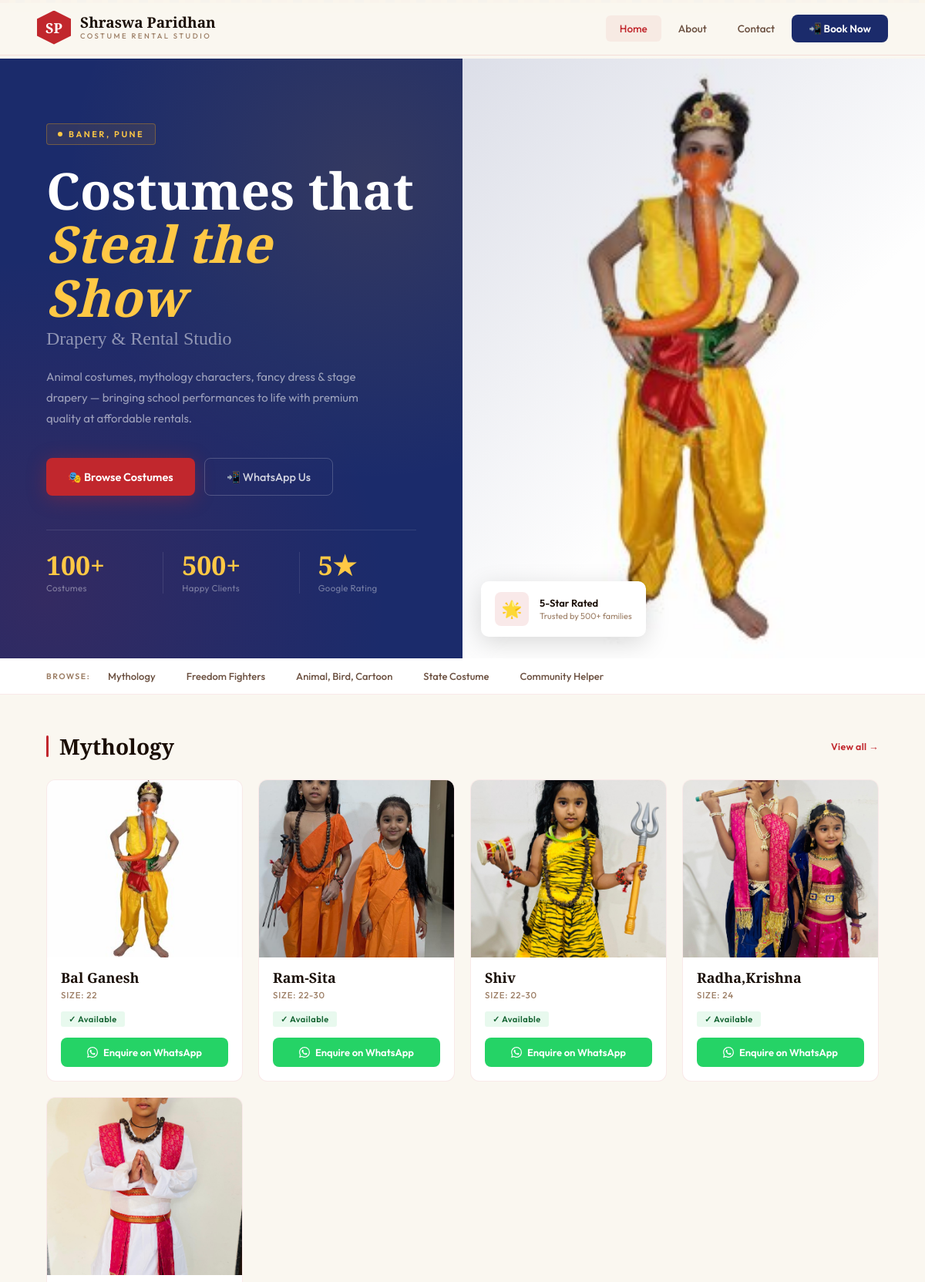
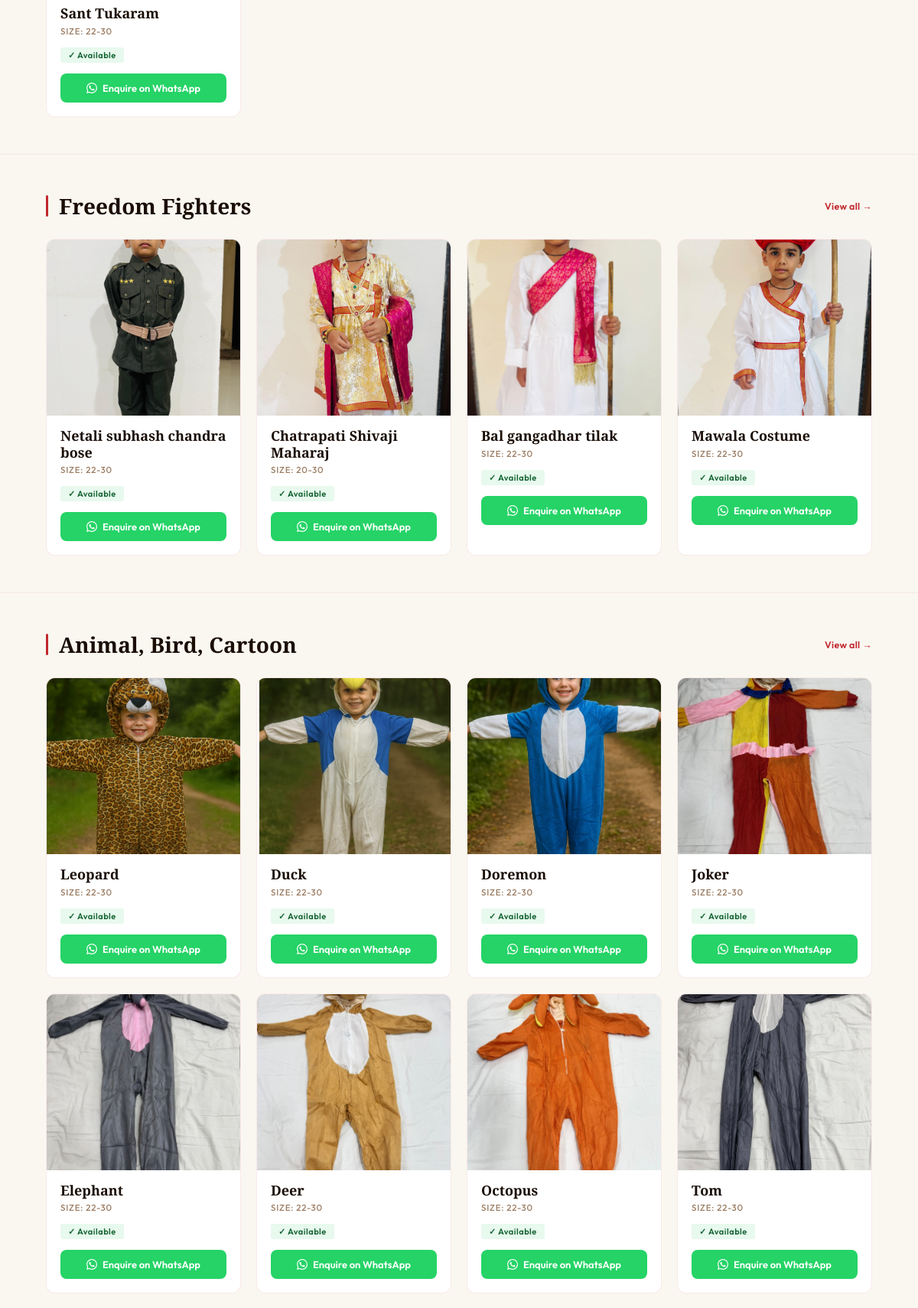
The page / (upper part) on the database its author committed (2 pictures, top to bottom).
### app/models.py (models this page shows, shortened)
class Dress(models.Model):
    name = models.CharField(max_length=200)
    category = models.ForeignKey(Category, on_delete=models.CASCADE, related_name='dresses')
    size = models.CharField(max_length=20)
    price_per_day = models.DecimalField(max_digits=8, decimal_places=2)
    image = models.ImageField(upload_to='dresses/')
    available = models.BooleanField(default=True)

class Category(models.Model):
    name = models.CharField(max_length=100)
    parent = models.ForeignKey(
        'self',
        on_delete=models.CASCADE,
        null=True,
        blank=True,
        related_name='subcategories'
    )

### app/views.py (the view)
# urls.py: path('', views.home, name='home'),
def home(request):
    categories = Category.objects.filter(parent=None).prefetch_related('dresses', 'subcategories__dresses')
    featured = Dress.objects.filter(available=True)[:6]
    dresses = Dress.objects.all()
    hero_image = Dress.objects.filter(image__isnull=False).exclude(image='').first()
    return render(request, 'app/home.html', {
        'categories': categories,
        'featured': featured,
        'dresses': dresses,
        'hero_image': hero_image,
    })

### app/templates/app/home.html (shortened to what this page needs)
{% extends 'app/base.html' %}
{% block nav_home %}active{% endblock %}
{% block content %}
<section class="hero">
  <div class="hero-left">
    <div class="hero-left-content">
      <div class="hero-badge">
        <span class="hero-badge-dot"></span>
        Baner, Pune
      </div>
      <h1 class="hero-title">
        Costumes that
        <em>Steal the Show</em>
      </h1>
      <p class="hero-subtitle">Drapery & Rental Studio</p>
      <p class="hero-desc">
        Animal costumes, mythology characters, fancy dress & stage drapery —
        bringing school performances to life with premium quality at affordable rentals.
      </p>
      <div class="hero-btns">
        <a href="#costumes" class="btn-hero-primary">🎭 Browse Costumes</a>
        <a href="https://wa.me/919139549644" class="btn-hero-ghost" target="_blank">📲 WhatsApp Us</a>
      </div>
      <div class="hero-stats">
        <div class="hero-stat">
          <div class="hero-stat-num">100+</div>
          <div class="hero-stat-label">Costumes</div>
        </div>
        <div class="hero-stat">
          <div class="hero-stat-num">500+</div>
          <div class="hero-stat-label">Happy Clients</div>
        </div>
        <div class="hero-stat">
          <div class="hero-stat-num">5★</div>
          <div class="hero-stat-label">Google Rating</div>
        </div>
      </div>
    </div>
  </div>
<div class="hero-right">
  {% if hero_image %}
    <img src="{{ hero_image.image.url }}" alt="Shraswa Paridhan Costumes" loading="eager">
  {% endif %}
  <div class="hero-right-overlay"></div>
    <div class="hero-right-badge">
      <div class="hero-right-badge-icon">🌟</div>
      <div>
        <div class="hero-right-badge-text">5-Star Rated</div>
        <div class="hero-right-badge-sub">Trusted by 500+ families</div>
      </div>
    </div>
  </div>
</section>
<div class="cat-bar" id="costumes">
  <span class="cat-bar-label">Browse:</span>
  {% for category in categories %}
  <a href="#cat-{{ category.id }}" class="cat-pill">{{ category.name }}</a>
  {% endfor %}
</div>
{% for category in categories %}
{% if category.dresses.count > 0 %}
<section class="cat-section" id="cat-{{ category.id }}">
  <div class="cat-section-head">
    <h2 class="cat-section-title">{{ category.name }}</h2>
    <a href="/category/{{ category.id }}/" class="cat-view-all">View all →</a>
  </div>
  <div class="costume-grid">
    {% for dress in category.dresses.all %}
    <div class="costume-card">
      <div class="costume-card-img-wrap">
        <img src="{{ dress.image.url }}" alt="{{ dress.name }}" class="costume-card-img" loading="lazy">
      </div>
      <div class="costume-card-body">
        <div class="costume-card-name">{{ dress.name }}</div>
        <div class="costume-card-size">Size: {{ dress.size }}</div>
        {% if dress.available %}
          <div class="badge-available">✓ Available</div>
        {% else %}
          <div class="badge-unavailable">✕ Unavailable</div>
        {% endif %}
        <a href="https://wa.me/919139549644?text=Hi!+I'm+interested+in+renting+{{ dress.name|urlencode }}+(Size:+{{ dress.size|urlencode }})+from+Shraswa+Paridhan."
           class="enquire-btn" target="_blank">
          Enquire on WhatsApp
        </a>
      </div>
    </div>
    {% endfor %}
  </div>
</section>
{% endif %}
{% endfor %}
{% endblock %}

### app/templates/app/base.html (style rules this page uses)
:root { --crimson: #C1272D; --crimson-dark: #8B0000; --crimson-light: #E8474D; --turmeric: #E8A117; --turmeric-light: #FFC845; --indigo: #1B2B6B; --indigo-mid: #2D3F8A; --ivory: #FAF7F0; --parchment: #F2EAD8; --warm-dark: #120A04; --text: #1A0E06; --text-muted: #6B5040; --text-light: #9C7E65; --nav-height: 72px; --border: rgba(193,39,45,0.12); }
* { margin: 0; padding: 0; box-sizing: border-box; }
html { scroll-behavior: smooth; }
body { font-family: 'Outfit', sans-serif; background: var(--ivory); color: var(--text); overflow-x: hidden; }
.costume-card { background: white; border-radius: 12px; overflow: hidden; border: 1px solid rgba(193,39,45,0.1); transition: transform 0.3s, box-shadow 0.3s; position: relative; }
.costume-card-img-wrap { position: relative; overflow: hidden; }
.costume-card-img { width: 100%; height: 230px; object-fit: cover; display: block; background: var(--parchment); transition: transform 0.45s ease; }
.costume-card-body { padding: 16px 18px 18px; }
.costume-card-name { font-family: 'Cormorant Garamond', serif; font-weight: 700; font-size: 18px; color: var(--text); margin-bottom: 4px; line-height: 1.2; }
.costume-card-size { font-size: 11.5px; color: var(--text-light); margin-bottom: 12px; font-weight: 500; text-transform: uppercase; letter-spacing: 0.8px; }
.badge-available { display: inline-flex; align-items: center; gap: 5px; padding: 3px 10px; border-radius: 3px; background: rgba(34,197,94,0.1); color: #166534; font-size: 11px; font-weight: 600; margin-bottom: 14px; letter-spacing: 0.5px; }
.enquire-btn { display: flex; align-items: center; justify-content: center; gap: 7px; width: 100%; padding: 11px; background: #25D366; color: white; border-radius: 8px; text-decoration: none; font-size: 13px; font-weight: 600; transition: background 0.2s; }
.costume-grid { display: grid; grid-template-columns: repeat(auto-fill, minmax(230px, 1fr)); gap: 20px; }

### rows shown on the page
Dress: image (picture), name "Bal Ganesh", size "22", available "✓ Available"
Category: name "Mythology"
Category: name "Freedom Fighters"
Category: name "Animal, Bird, Cartoon"
Category: name "State Costume"
Category: name "Community Helper"
Dress: image (picture), name "Ram-Sita", size "22-30", available "✓ Available"
Dress: image (picture), name "Shiv", size "22-30", available "✓ Available"
Dress: image (picture), name "Radha,Krishna", size "24", available "✓ Available"
Dress: image (picture), name "Sant Tukaram", size "22-30", available "✓ Available"
Dress: image (picture), name "Netali subhash chandra bose", size "22-30", available "✓ Available"
Dress: image (picture), name "Chatrapati Shivaji Maharaj", size "20-30", available "✓ Available"
Dress: image (picture), name "Bal gangadhar tilak", size "22-30", available "✓ Available"
Dress: image (picture), name "Mawala Costume", size "22-30", available "✓ Available"
Dress: image (picture), name "Leopard", size "22-30", available "✓ Available"
Dress: image (picture), name "Duck", size "22-30", available "✓ Available"
Dress: image (picture), name "Doremon", size "22-30", available "✓ Available"
Dress: image (picture), name "Joker", size "22-30", available "✓ Available"
Dress: image (picture), name "Elephant", size "22-30", available "✓ Available"
Dress: image (picture), name "Deer", size "22-30", available "✓ Available"
Dress: image (picture), name "Octopus", size "22-30", available "✓ Available"
Dress: image (picture), name "Tom", size "22-30", available "✓ Available"
